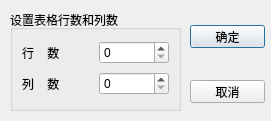
<?xml version="1.0" encoding="UTF-8"?>
<ui version="4.0">
 <class>QWDialogSize</class>
 <widget class="QDialog" name="QWDialogSize">
  <property name="geometry">
   <rect>
    <x>0</x>
    <y>0</y>
    <width>271</width>
    <height>121</height>
   </rect>
  </property>
  <property name="windowTitle">
   <string>Dialog</string>
  </property>
  <widget class="QGroupBox" name="groupBox">
   <property name="geometry">
    <rect>
     <x>10</x>
     <y>10</y>
     <width>171</width>
     <height>101</height>
    </rect>
   </property>
   <property name="title">
    <string>设置表格行数和列数</string>
   </property>
   <layout class="QGridLayout" name="gridLayout">
    <item row="0" column="0">
     <widget class="QLabel" name="label">
      <property name="text">
       <string>行    数</string>
      </property>
     </widget>
    </item>
    <item row="0" column="1">
     <widget class="QSpinBox" name="spinBoxRow"/>
    </item>
    <item row="1" column="0">
     <widget class="QLabel" name="label_2">
      <property name="text">
       <string>列    数</string>
      </property>
     </widget>
    </item>
    <item row="1" column="1">
     <widget class="QSpinBox" name="spinBoxColumn"/>
    </item>
   </layout>
  </widget>
  <widget class="QPushButton" name="btnOK">
   <property name="geometry">
    <rect>
     <x>190</x>
     <y>25</y>
     <width>75</width>
     <height>23</height>
    </rect>
   </property>
   <property name="text">
    <string>确定</string>
   </property>
  </widget>
  <widget class="QPushButton" name="btnCancel">
   <property name="geometry">
    <rect>
     <x>190</x>
     <y>80</y>
     <width>75</width>
     <height>23</height>
    </rect>
   </property>
   <property name="text">
    <string>取消</string>
   </property>
  </widget>
 </widget>
 <resources/>
 <connections>
  <connection>
   <sender>btnOK</sender>
   <signal>clicked()</signal>
   <receiver>QWDialogSize</receiver>
   <slot>accept()</slot>
   <hints>
    <hint type="sourcelabel">
     <x>230</x>
     <y>36</y>
    </hint>
    <hint type="destinationlabel">
     <x>251</x>
     <y>8</y>
    </hint>
   </hints>
  </connection>
  <connection>
   <sender>btnCancel</sender>
   <signal>clicked()</signal>
   <receiver>QWDialogSize</receiver>
   <slot>reject()</slot>
   <hints>
    <hint type="sourcelabel">
     <x>201</x>
     <y>96</y>
    </hint>
    <hint type="destinationlabel">
     <x>212</x>
     <y>109</y>
    </hint>
   </hints>
  </connection>
 </connections>
</ui>
